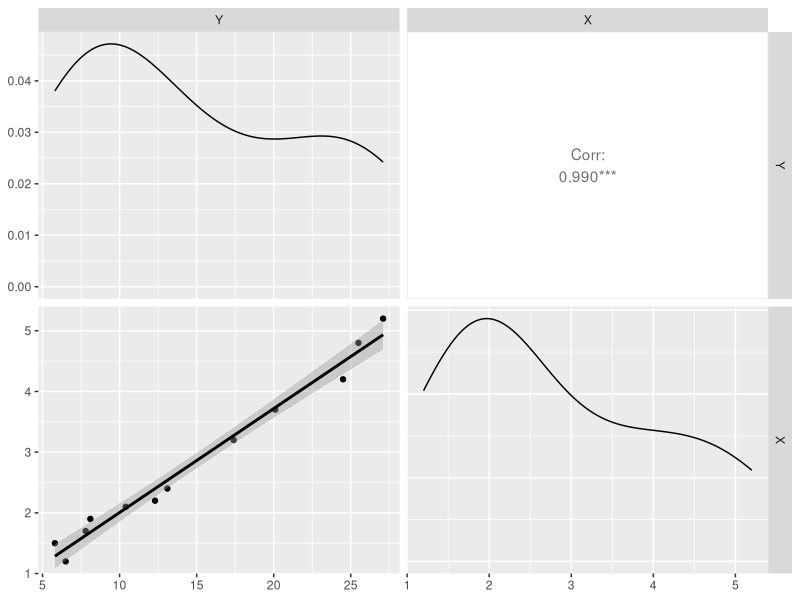
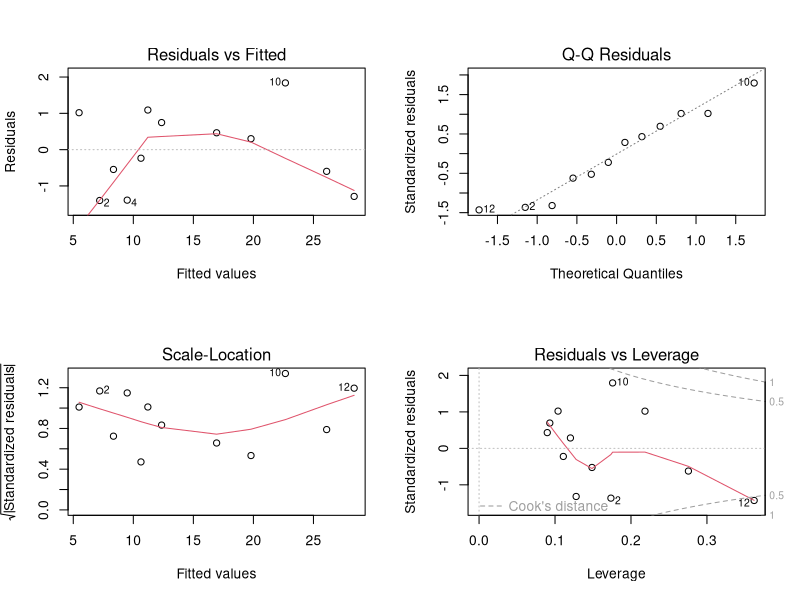

These figures' R source, in order:
#LIMPAR MEMORIA
rm(list=ls(all=TRUE))
#-------------------------------------------------------------------------------
#                               PACOTES
#-------------------------------------------------------------------------------


if(!require(readxl)){install.packages("readxl")}
if(!require(ggplot2)){install.packages("ggplot2")}
if(!require(ggpubr)){install.packages("ggpubr")}
if(!require(car)){install.packages("car")}
if(!require(fBasics)){install.packages("fBasics")}
if(!require(GGally)){install.packages("GGally")}


#-------------------------------------------------------------------------------
#                        CARREGANDO DADOS
#-------------------------------------------------------------------------------

DADOS_R <- read_excel("DADOS.xlsx")

#-------------------------------------------------------------------------------
#                   CORRELACAO de PEARSON r²
#-------------------------------------------------------------------------------

ggpairs(DADOS_R, lower = list(continuous = "smooth")) #Gráfico
cor.test(DADOS_R$Y, DADOS_R$X )


#                                NOTA
#                     CORRELACAO SIGNIFICATIVA

#-------------------------------------------------------------------------------
#                         MODELO DE REGRESSAO
#-------------------------------------------------------------------------------

modelo1<-lm(DADOS_R$Y ~ DADOS_R$X ) # Y= B0+ B1*X
summary(modelo1)
anova(modelo1)
par(mfrow=c(2,2))
plot(modelo1) # Diagnóstico completo dos modelos
coef(modelo1)      # Coeficientes do modelo (intercepto e beta)
predict(modelo1)   # Valores previstos pelo modelo
residuals(modelo1) # Resíduos do modelo

#-------------------------------------------------------------------------------
#                      TESTE DE MULTICOLINEARIDADE
#-------------------------------------------------------------------------------
#                                NOTA
#
# A MULTICOLINEARIDADE EXISTE QUANDO OBSERVAMOS UMA FORTE CORRELACAO ENTRE DOIS
# OU MAIS PREVISORES EM UM MODELO DE REGRESSAO. PARA UMA EQUACAO
# MULTICOLINEARIDADE É UM PROBLEMA! POIS DIFICULTADA A AVALIACAO DOS PREVISORES
# INDIVIDUALMENTE EM NOSSO EXEMPLO TEMOS SOMENTE UM PREVISOR, PORTANTO O TESTE,
# NAO SE APLICA

#-------------------------------------------------------------------------------

#-------------------------------------------------------------------------------
# PARA O ESTUDO O MODELO Y= B0+ B1*X , TEVE UM R²AJ = 0.979 E UM ERRO PADRAO
# RESIDUAL = 1.12
#-------------------------------------------------------------------------------
# O NUMERO DE AMOSTRAS É SUFICIENTE PARA GENERALIZAR O MODELO?
#
# EXISTE UMA REGRRA BASTANTE DIFUNDIDA 10 AMOSTRAS POR PREVISOR, NESSE CASO TEMOS
# 1 PREVISOR 10*1 = 10 AMOSTRAS,  EXISTE EM LITERATURAS GREEN(1991), RECOMENDA
# 104 AMOSTRAS + NUMERO DE PREVISORES.
# NAO EXISTE UMA RECEITA PARA ESSE CASO, DEPENDERA COMO OS SEUS PREVISORE PREVEEM
# A SAIDA
